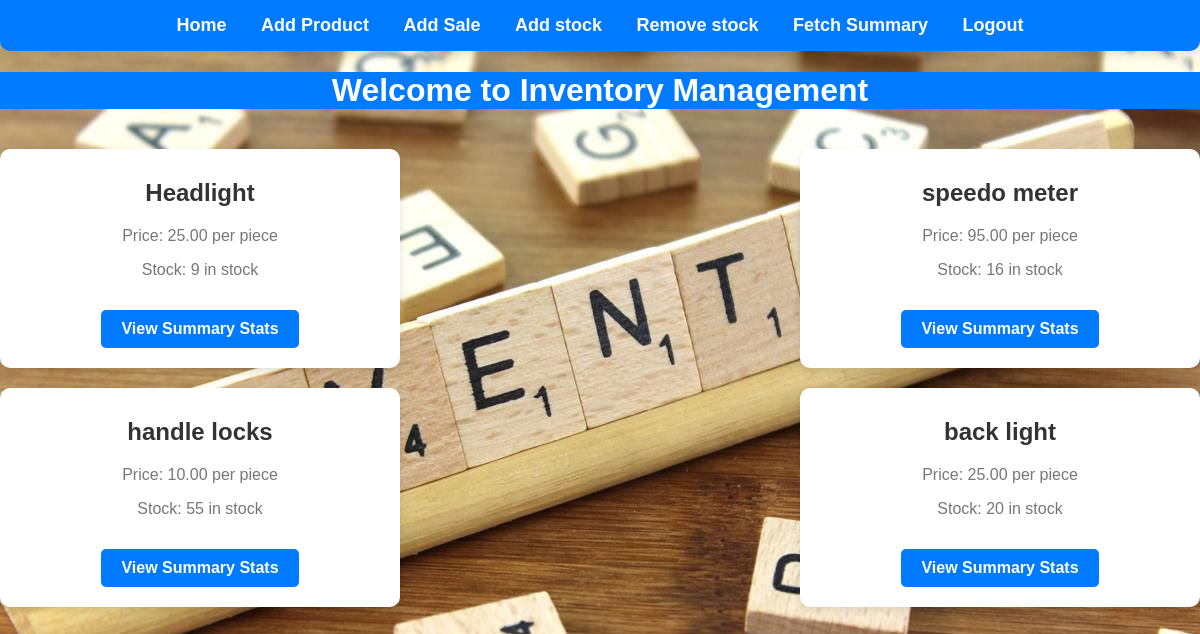
Screenshot of /home.php (signed in) with the database file from the repository.
### tables this page shows
CREATE TABLE `products` (
  `product_id` int NOT NULL AUTO_INCREMENT,
  `product_name` varchar(255) NOT NULL,
  `price` decimal(10,2) NOT NULL,
  `stock` int NOT NULL DEFAULT '0',
  PRIMARY KEY (`product_id`)
);

### home.php (the view, shortened to what this page needs)
<?php
include 'config.php';
?>
<!DOCTYPE html>
<html lang="en">
<head>
    <link rel="stylesheet" href="./css/home.css">
</head>
<body>
    <div class="navbar">
        <a href="home.php">Home</a>
        <a href="add_product.php">Add Product</a>
        <a href="add_sale.php">Add Sale</a>
        <a href="add_stock.php">Add stock</a>
        <a href="remove_stock.php">Remove stock</a>
        <a href="fetch_summary.php">Fetch Summary</a>
        <a href="logout.php">Logout</a>
    </div>
    <div class="container">
        <h1 style="background-color: #007bff; color: white;">Welcome to Inventory Management</h1> <br>
        <div class="card-container">
            <?php
            $sql = "SELECT * FROM Products";
            $result = $conn->query($sql);
            if ($result->num_rows > 0) {
                while ($row = $result->fetch_assoc()) {
                    echo "
                    <div class='card'>
                        <h2>{$row['product_name']}</h2>
                        <p>Price: {$row['price']} per piece</p>
                        <p>Stock: {$row['stock']} in stock</p>
                        <a href='fetch_summary.php' class='btn'>View Summary Stats</a>
                    </div>";
                }
            } else {
                echo "<div class='no-products'>No products in store, You can add one from above menu.</div>";
            }
            ?>
        </div>
    </div>
</body>
</html>

### home.css (style rules this page uses)
body { font-family: Arial, sans-serif; background-color: #f4f4f4; margin: 0; padding: 0; background-image: url('../images/bg2.jpg'); background-size: cover; background-repeat: no-repeat; }
.navbar { background-color: #007bff; color: white; padding: 15px; text-align: center; box-shadow: 0 4px 8px rgba(0, 0, 0, 0.1); border-radius: 0 0 10px 10px; }
.navbar a { color: white; text-decoration: none; margin: 0 15px; font-weight: bold; font-size: 18px; }
.container { margin: 20px auto; max-width: 1200px; text-align: center; }
.card-container { display: flex; justify-content: space-between; flex-wrap: wrap; gap: 20px; }
.card { background-color: white; border-radius: 10px; box-shadow: 0 4px 8px rgba(0, 0, 0, 0.1); padding: 20px; width: 30%; text-align: center; }
.card h2 { margin-top: 10px; color: #333; }
.card p { color: #777; margin-top: 5px; }
.btn { display: inline-block; padding: 10px 20px; background-color: #007bff; color: white; text-decoration: none; border-radius: 5px; font-weight: bold; transition: background-color 0.3s ease; margin-top: 15px; }

### rows the page displays
products: product_name "Headlight", price "25.00", stock "9"
products: product_name "speedo meter", price "95.00", stock "16"
products: product_name "handle locks", price "10.00", stock "55"
products: product_name "back light", price "25.00", stock "20"
